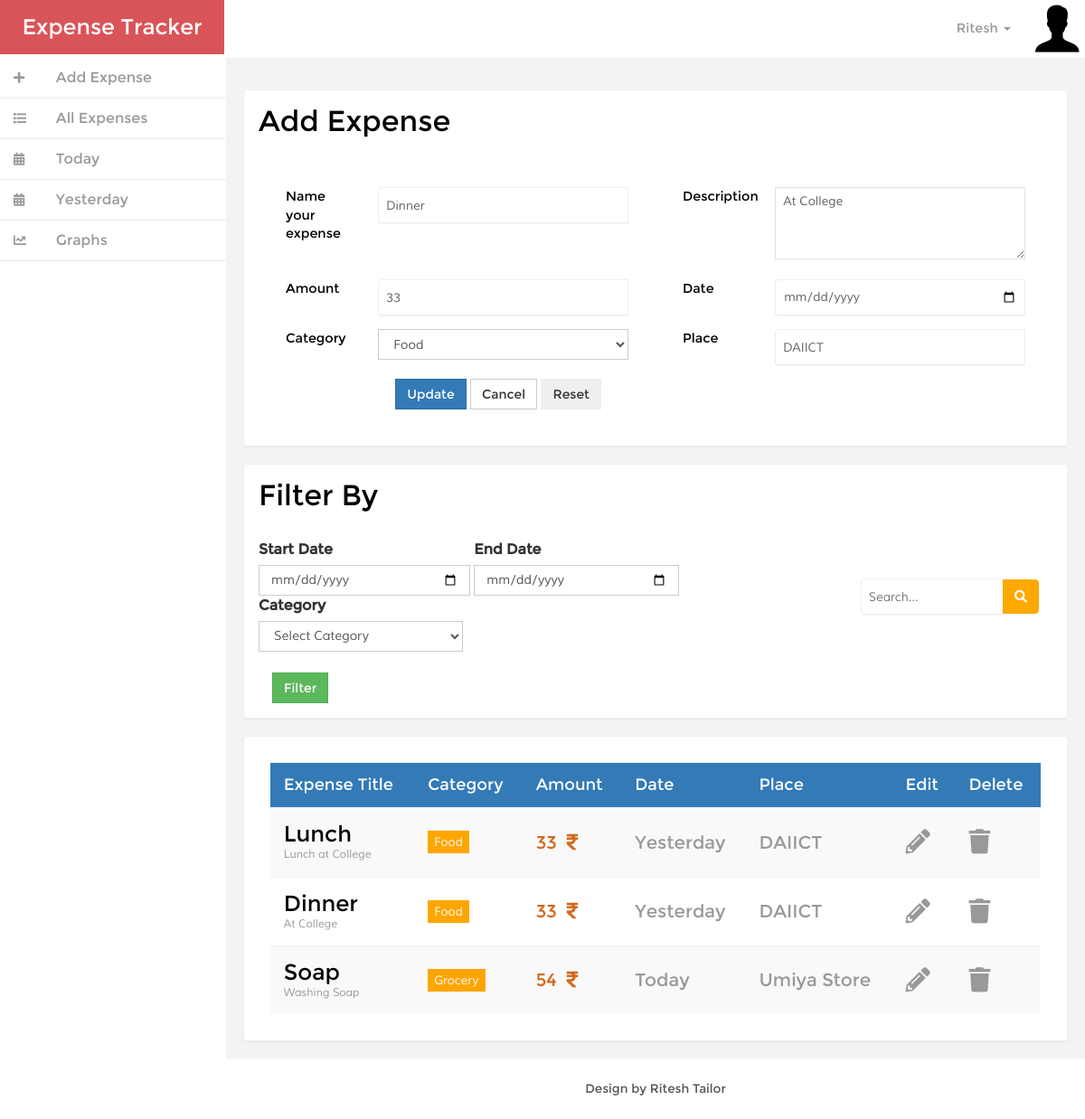
Screenshot of /ExpenseTracker/index.php?EditID=2 (signed in) with the database file from the repository.
### tables this page shows
CREATE TABLE `tblexpense` (
  `ExpenseID` int(11) NOT NULL,
  `Name` varchar(100) NOT NULL,
  `Description` text NOT NULL,
  `CategoryID` int(11) NOT NULL,
  `Amount` double NOT NULL,
  `Date` datetime NOT NULL,
  `Place` varchar(250) NOT NULL,
  `UserID` int(11) NOT NULL
);

CREATE TABLE `tblcategory` (
  `CategoryID` int(11) NOT NULL,
  `CategoryName` varchar(100) NOT NULL
);

### ExpenseTracker/index.php (the view, shortened to what the rows shown need)
<!DOCTYPE HTML>
<html>
<head>
    <link href="css/bootstrap.min.css" rel='stylesheet' type='text/css' />
    <link href="css/style.css" rel='stylesheet' type='text/css' />
    <link href="https://use.fontawesome.com/releases/v5.0.6/css/all.css" rel="stylesheet">
    <link href="css/custom.css" rel="stylesheet">
</head>
<body>
    <?php
        include_once("Connection.php");
        if(isset($_REQUEST["EditID"])){
            $ID=$_REQUEST["EditID"];
            $qry="select * from tblExpense where ExpenseID=".$ID;
            $rs=mysqli_query($con,$qry);
            $res=mysqli_fetch_assoc($rs);
        }
    ?>
    <div id="wrapper">
        <nav class="navbar-default navbar-static-top" role="navigation">
            <div class="navbar-header">
                <h1>
                    <a class="navbar-brand" style="height: auto; font-size: 18pt;" href="index.php">Expense Tracker</a>
                </h1>
            </div>
        </nav>
        <div id="page-wrapper" class="gray-bg dashbard-1">
            <div class="content-main" style="min-height: 750px;">
                <div class="grid-form1" style="margin: 2%;" id="FormAddExpense">
                    <form class=" row" method="post">
                        <div class="tab-content">
                            <div class="tab-pane active" id="horizontal-form">
                                <div class="form-group col-lg-6 col-md-6 col-sm-12 col-xs-12">
                                    <div class="col-sm-9">
                                        <input type="text" class="form-control2" id="txtName" name="txtName" placeholder="Name your expense" required value='<?php if(isset($_REQUEST["EditID"])) echo $res["Name"]; ?>' >
                                    </div>
                                </div>
                                <div class="form-group col-lg-6 col-md-6 col-sm-12 col-xs-12">
                                    <div class="col-sm-9">
                                        <textarea name="txtDesc" id="txtDesc" cols="50" rows="5" style="height: 80px;" class="form-control1" required><?php if(isset($_REQUEST["EditID"])) echo $res["Description"]; ?></textarea>
                                    </div>
                                </div>
                                <div class="form-group col-lg-6 col-md-6 col-sm-12 col-xs-12">
                                    <div class="col-sm-9">
                                        <input type="text" class="form-control2" id="txtAmount" name="txtAmount" placeholder="Expense amount" required value='<?php if(isset($_REQUEST["EditID"])) echo $res["Amount"]; ?>'>
                                    </div>
                                </div>
                                <div class="form-group col-lg-6 col-md-6 col-sm-12 col-xs-12">
                                    <div class="col-sm-9">
                                        <input type="date" class="form-control2" id="txtDate" name="txtDate" required value='<?php if(isset($_REQUEST["EditID"])) echo $res["Date"]; ?>'>
                                    </div>
                                </div>
                                <div class="form-group col-lg-6 col-md-6 col-sm-12 col-xs-12">
                                    <div class="col-sm-9">
                                        <input type="text" class="form-control2" id="txtPlace" name="txtPlace" placeholder="Name the place where you spent this amount" required value='<?php if(isset($_REQUEST["EditID"])) echo $res["Place"]; ?>'>
                                    </div>
                                </div>
                            </div>
                        </div>
                    </form>
                </div>
                <div class="row">
                    <div class="col-sm-12 col-md-12 col-lg-12 col-xs-12">
                        <div class="tab-pane active text-style" id="tab1" style="padding :0% 2% 2% 2%;">
                            <div class="inbox-right">
                                <div class="mailbox-content">
                                    <table class="table table-striped table-hover table-responsive">
                                        <thead class="bg-primary">
                                            <tr>
                                                <td class="table-text">
                                                    <h4>Expense Title</h4>
                                                </td>
                                                <td>
                                                    <h4>Category</h4>
                                                </td>
                                                <td>
                                                    <h4>Amount</h4>
                                                </td>
                                                <td>
                                                    <h4>Date</h4>
                                                </td>
                                                <td>
                                                    <h4>Place</h4>
                                                </td>
                                                <td>
                                                    <h4>Edit</h4>
                                                </td>
                                                <td>
                                                    <h4>Delete</h4>
                                                </td>
                                            </tr>
                                        </thead>
                                        <tbody id="DataTableBody">
                                        <?php
                                            $qry="select e.*,c.* from tblexpense e,tblCategory c where UserID=".$_SESSION["UserID"]." and e.CategoryID=c.CategoryID order by e.Date asc";
                                            $rs=mysqli_query($con, $qry);
                                            while($doc=mysqli_fetch_assoc($rs)){
                                        ?>
                                        <tr class="table-row">
                                            <td class="table-text">
                                                <h5><?php echo $doc["Name"]; ?></h5>
                                                <p><?php echo $doc["Description"]; ?></p>
                                            </td>
                                            <td>
                                                <span class="fam"><?php echo $doc["CategoryName"]; ?></span>
                                            </td>
                                            <td>
                                                <p class="expAmount"><?php echo $doc["Amount"]; ?>&nbsp;
                                                    <i class="fa fa-rupee-sign" style="color: chocolate;"></i>
                                                </p>
                                            </td>
                                            <td class="march">
                                                <p class="dateStyle">
                                                    <?php
                                                        $today = date("Y-m-d");
                                                        $yesterday = date('Y-m-d', strtotime('-1 day', strtotime($today)));
                                                        $date=(new DateTime($doc["Date"]))->format('Y-m-d');
                                                        if($today==$date)
                                                            echo "Today";
                                                        else if($yesterday==$date)
                                                            echo "Yesterday";
                                                        else
                                                            echo $date;
                                                    ?>
                                                    </p>
                                            </td>
                                            <td>
                                                <p class="dateStyle"><?php echo $doc["Place"]; ?></p>
                                            </td>
                                            <td>
                                                <a href='index.php?EditID=<?php echo $doc["ExpenseID"]; ?>' class="editExpense">
                                                    <i class="fa fa-2x fa-pencil-alt icon-state-warning"></i>
                                                </a>
                                            </td>
                                            <td>
                                                <a href='index.php?DelID=<?php echo $doc["ExpenseID"]; ?>'>
                                                    <i class="fa fa-2x fa-trash icon-state-warning"></i>
                                                </a>
                                            </td>
                                        </tr>
                                        <?php
                                            }
                                        ?>
                                        </tbody>
                                    </table>
                                </div>
                            </div>
                        </div>
                    </div>
                </div>
            </div>
        </div>
        </div>
</body>
</html>

### rows the page displays
tblexpense: txtName "Dinner", txtDesc "At College", txtAmount "33", txtPlace "DAIICT", Name "Dinner", Description "At College", CategoryID.CategoryName "Food", Amount "33", shows "Yesterday", Place "DAIICT"
tblexpense: Name "Lunch", Description "Lunch at College", CategoryID.CategoryName "Food", Amount "33", shows "Yesterday", Place "DAIICT"
tblexpense: Name "Soap", Description "Washing Soap", CategoryID.CategoryName "Grocery", Amount "54", shows "Today", Place "Umiya Store"

### other values shown
$_SESSION["Name"] "Ritesh"
form field optCategory "Food"
